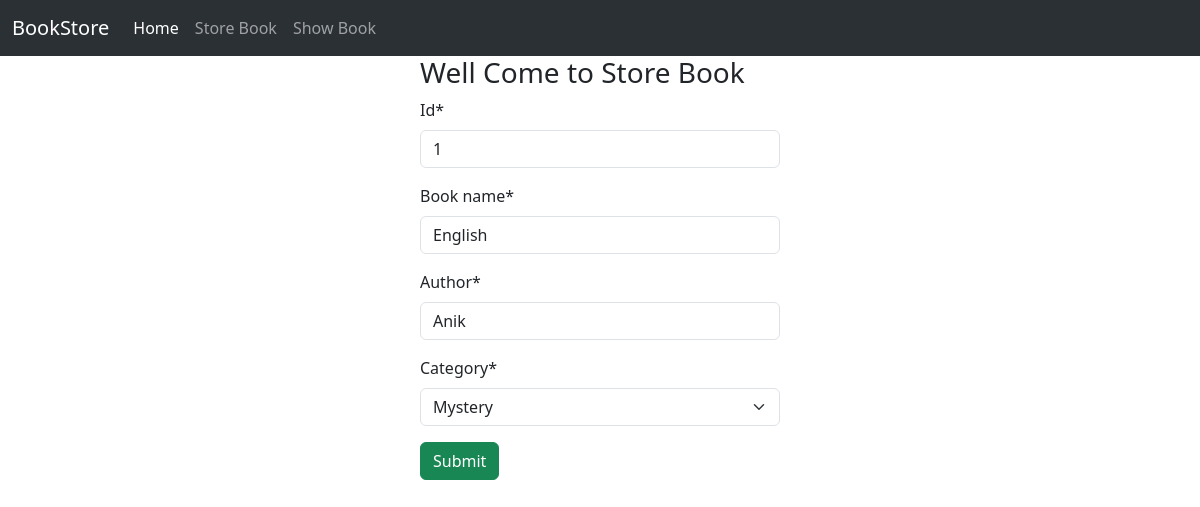
The app's page /edit_book/1 with its own data.
### book/models.py (models this page shows)
class BookStoreModel(models.Model):
    CATEGORY = (
        ('Mystery','Mystery'),
        ('Thriller','Thriller'),
        ('Sci-Fi', 'Sci-Fi'),
        ('Horror', 'Horror'),
    )
    id = models.IntegerField(primary_key=True)
    book_name = models.CharField(max_length=30)
    author = models.CharField(max_length=30)
    category = models.CharField(max_length=30, choices=CATEGORY)
    first_pub = models.DateTimeField(auto_now_add=True)
    last_pub = models.DateTimeField(auto_now=True)

### book/views.py (the view)
# urls.py: path('edit_book/<int:pk>',views.BookUpdateView.as_view(),name='edit_book'),
class BookUpdateView(UpdateView):
    model = BookStoreModel
    template_name = 'store_book.html'
    form_class = bookStoreForm
    success_url = reverse_lazy('showbook')

### book/forms.py
class bookStoreForm(forms.ModelForm):
  class Meta :
      model=BookStoreModel
      exclude =['first_pub','last_pub']

### book/templates/store_book.html (shortened to what this page needs)
{% extends "base.html" %}
{% load crispy_forms_tags %}
{% block content %}
<div style='width:30%;margin: auto'>
    <h3>Well Come to  Store Book</h3>
    <form method='post'>
        {{form|crispy}}
        <button class='btn btn-success' type='submit'>Submit</button>
    </form>
</div>
{% endblock %}

### records on screen
BookStoreModel: id "1", book_name "English", author "Anik", category "Mystery"
